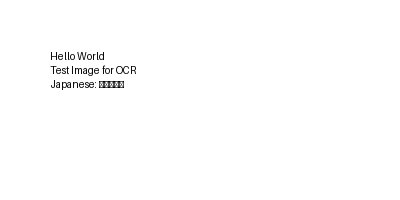
#> input picture test_ocr.png, 400 x 200 px
$ python -i image_prep.py   (imports and definitions only)
#> lines starting #> are read from the running program, lines starting #| are printed output that depends on the picture; after the words box and inside, x2 and y2 are one past the last pixel; in counts of white or black regions, pixels touching at a corner belong together
### jtext/utils/logging.py
"""
Structured logging configuration for jtext system.

This module provides centralized logging configuration using loguru
with structured JSON output and appropriate log levels.
"""

import sys
from pathlib import Path
from loguru import logger
from typing import Optional


# [57 lines left out: function setup_logging, not called in this run]


def get_logger(name: str):
    """
    Get a logger instance for a specific module.

    Args:
        name: Module name (usually __name__)

    Returns:
        Logger instance
    """
#> further down, picture is the input picture: shape (200, 400, 3); min 0, max 255, mean 253.3
    return logger.bind(component=name)

### jtext/preprocessing/image_prep.py
"""
Image preprocessing utilities for OCR optimization.

This module provides image preprocessing functions to improve
OCR accuracy by normalizing, deskewing, and enhancing images.
"""

import cv2
import numpy as np
from PIL import Image
from typing import Tuple

from ..utils.logging import get_logger


logger = get_logger(__name__)


class ImagePreprocessor:
    """
    Image preprocessing for OCR optimization.

    Provides methods to enhance image quality for better OCR results
    including deskewing, noise removal, and contrast adjustment.
    """

    def __init__(self):
        """Initialize the image preprocessor."""
        logger.debug("Initialized ImagePreprocessor")

    def preprocess(self, image: Image.Image) -> Image.Image:
        """
        Apply comprehensive preprocessing to an image.

        Args:
            image: PIL Image object to preprocess

        Returns:
            Preprocessed PIL Image object
        """
        logger.debug("Starting image preprocessing")

        # Convert PIL to OpenCV format
        cv_image = cv2.cvtColor(np.array(image), cv2.COLOR_RGB2BGR)

        # Apply preprocessing steps
        processed = self._deskew(cv_image)
        processed = self._denoise(processed)
        processed = self._enhance_contrast(processed)
        processed = self._normalize(processed)

        # Convert back to PIL format
        result = Image.fromarray(cv2.cvtColor(processed, cv2.COLOR_BGR2RGB))

        logger.debug("Image preprocessing completed")
        return result

    def _deskew(self, image: np.ndarray) -> np.ndarray:
        """
        Correct skew in the image.

        Args:
            image: OpenCV image array

        Returns:
            Deskewed image array
        """
        # Convert to grayscale for edge detection
        gray = cv2.cvtColor(image, cv2.COLOR_BGR2GRAY)

        # Apply edge detection
        edges = cv2.Canny(gray, 50, 150, apertureSize=3)
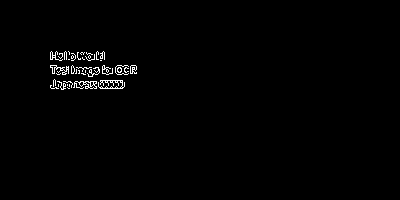
#> edges: shape (200, 400); 1% white in thin lines or dots, all inside (x1, y1, x2, y2) = (50, 51, 137, 90)

        # Detect lines using Hough transform
        lines = cv2.HoughLines(edges, 1, np.pi / 180, threshold=100)
#> lines = None

        if lines is not None:
            # Calculate average angle
            angles = []
            for rho, theta in lines[:, 0]:
                angle = theta - np.pi / 2
                angles.append(angle)

            if angles:
                avg_angle = np.median(angles)

                # Only correct if angle is significant
                if abs(avg_angle) > 0.1:  # ~6 degrees
                    # Rotate image to correct skew
                    h, w = image.shape[:2]
                    center = (w // 2, h // 2)
                    rotation_matrix = cv2.getRotationMatrix2D(
                        center, np.degrees(avg_angle), 1.0
                    )
                    image = cv2.warpAffine(
                        image,
                        rotation_matrix,
                        (w, h),
                        flags=cv2.INTER_CUBIC,
                        borderMode=cv2.BORDER_REPLICATE,
                    )

        return image

    def _denoise(self, image: np.ndarray) -> np.ndarray:
        """
        Remove noise from the image.

        Args:
            image: OpenCV image array

        Returns:
            Denoised image array
        """
        # Apply bilateral filter to reduce noise while preserving edges
        denoised = cv2.bilateralFilter(image, 9, 75, 75)
        return denoised

    def _enhance_contrast(self, image: np.ndarray) -> np.ndarray:
        """
        Enhance contrast using CLAHE (Contrast Limited Adaptive Histogram Equalization).

        Args:
            image: OpenCV image array

        Returns:
            Contrast-enhanced image array
        """
        # Convert to LAB color space
        lab = cv2.cvtColor(image, cv2.COLOR_BGR2LAB)
#> lab: shape (200, 400, 3); mean of channels 0, 1, 2 253.4, 128, 128
        l, a, b = cv2.split(lab)
#> a: shape (200, 400); every value is 128

        # Apply CLAHE to L channel
        clahe = cv2.createCLAHE(clipLimit=2.0, tileGridSize=(8, 8))
        l = clahe.apply(l)

        # Merge channels and convert back to BGR
        enhanced = cv2.merge([l, a, b])
#> enhanced: shape (200, 400, 3); mean of channels 0, 1, 2 253.4, 128, 128
        enhanced = cv2.cvtColor(enhanced, cv2.COLOR_LAB2BGR)

        return enhanced

    def _normalize(self, image: np.ndarray) -> np.ndarray:
        """
        Normalize image intensity values.

        Args:
            image: OpenCV image array

        Returns:
            Normalized image array
        """
        # Convert to float32 for processing
        normalized = image.astype(np.float32)

        # Handle uniform images (avoid division by zero)
        min_val = normalized.min()
#> min_val = 4
        max_val = normalized.max()
#> max_val = 255

        if max_val == min_val:
            # Uniform image - return as is
            return image

        # Normalize to 0-1 range
        normalized = (normalized - min_val) / (max_val - min_val)

        # Convert back to uint8
        normalized = (normalized * 255).astype(np.uint8)

        return normalized

>>> import cv2
>>> picture = cv2.cvtColor(cv2.imread('../../test_ocr.png'), cv2.COLOR_BGR2RGB)
>>> result = ImagePreprocessor().preprocess(picture)

$ run again, on vision_analysis_test.png
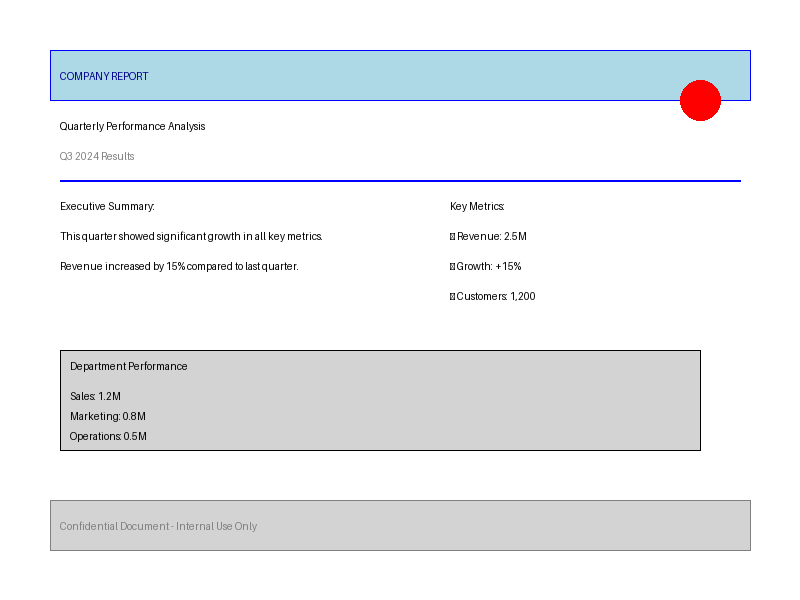
#> input picture vision_analysis_test.png, 800 x 600 px
#> in preprocess, cv_image is the input picture: shape (600, 800, 3); mean B, G, R 240.7, 238.2, 235.9
#> in _deskew, `edges = cv2.Canny(gray, 50, 150, apertureSize=3)`:
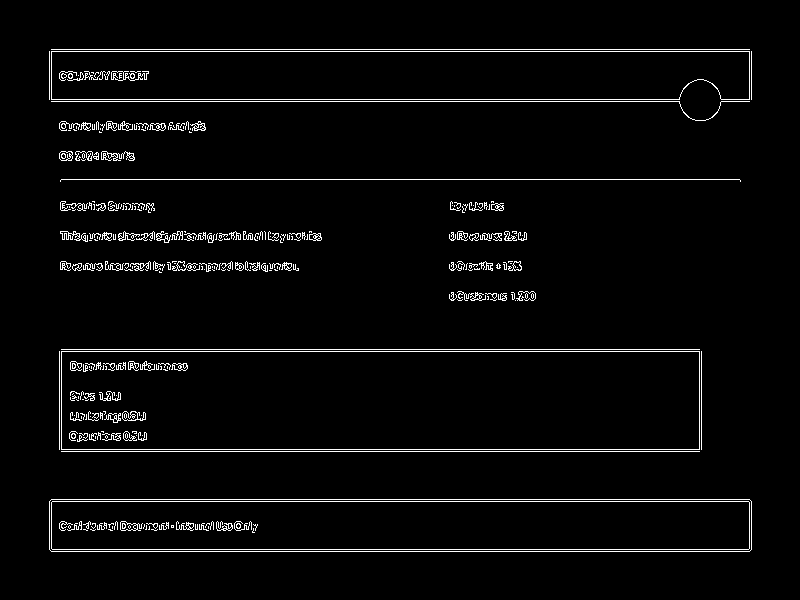
#> edges: shape (600, 800); 3.3% white in thin lines or dots, all inside (x1, y1, x2, y2) = (49, 49, 752, 552)
#> lines = 80 rows, first 8: [51, 1.57], [49, 1.57], [499, 1.57], [501, 1.57], [549, 1.57], [551, 1.57], [179, 1.57], [99, 1.57]
#> the loop in _deskew, `for rho, theta in lines[:, 0]:` made 80 passes
#> (rho, theta, angle) on passes 1 to 8: (51, 1.57, 4.37e-08), (49, 1.57, 4.37e-08), (499, 1.57, 4.37e-08), (501, 1.57, 4.37e-08), (549, 1.57, 4.37e-08), (551, 1.57, 4.37e-08), (179, 1.57, 4.37e-08), (99, 1.57, 4.37e-08)
#> after the loop in _deskew, `for rho, theta in lines[:, 0]:`: angles = 80 values, max 0.0524 at index 69, min -1.57 at index 18, mean -0.1
#> avg_angle = 4.37e-08
#> lab: shape (600, 800, 3); mean of channels 0, 1, 2 240, 127.9, 126.7
#> in _enhance_contrast, `l, a, b = cv2.split(lab)`:
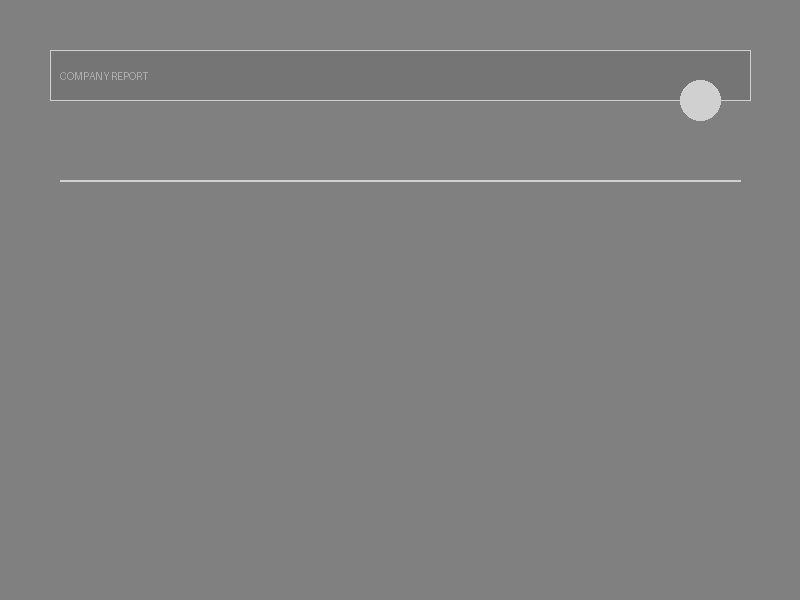
#> a: shape (600, 800); min 117, max 208, mean 127.9
#> min_val = 0
#> max_val = 255
